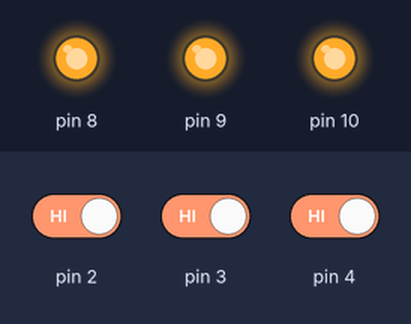
A sketch run on a simulated Arduino Uno, built with avr-gcc and run on an emulated ATmega328P. Parts: output pins drawn as LEDs (lit = HIGH). Inputs (shaded band) come from the test bench; at power-on: pin 2 HIGH, pin 3 HIGH, pin 4 HIGH.

Above: at 1.2 s.
1.3 s: pin 2 driven LOW
At 2.4 s:
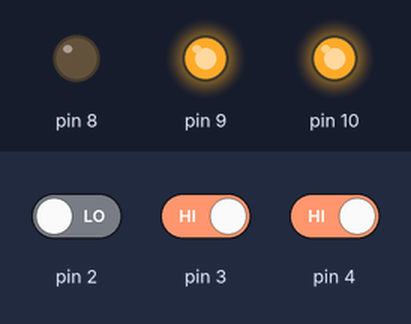
2.8 s: pin 3 driven LOW
At 3.6 s:
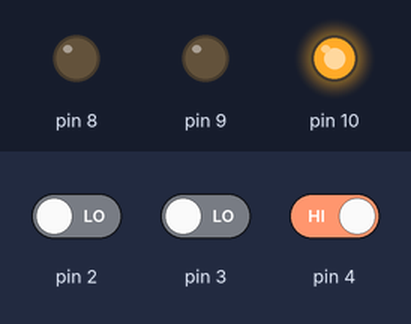
4.3 s: pin 4 driven LOW
At 4.7 s:
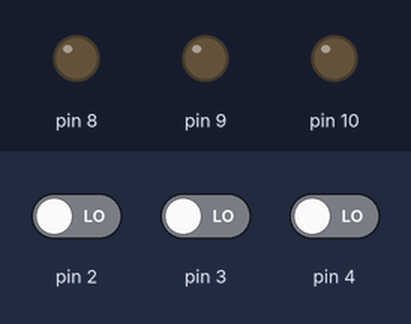
5.8 s: pin 2 driven HIGH
At 7.0 s:
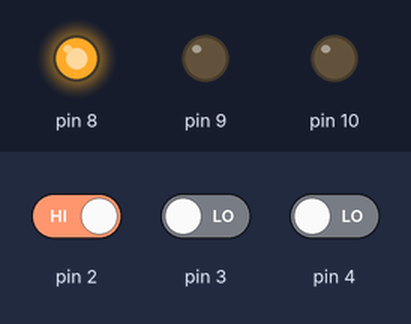
7.3 s: pin 3 driven HIGH
At 8.2 s:
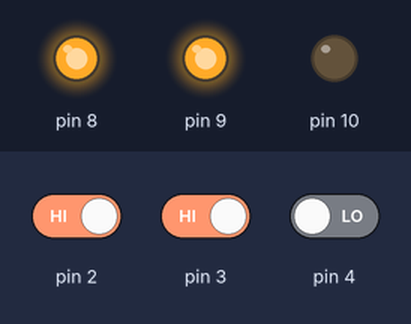
8.8 s: pin 2 driven LOW
At 9.3 s:
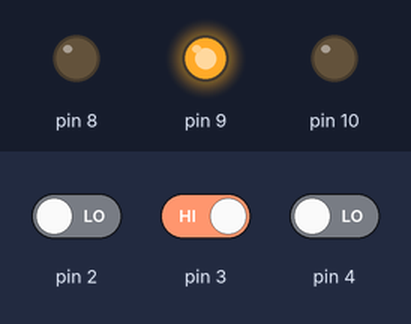
Timing chart, 0 to 11.3 s (numbered marks = the images above; inputs shaded):
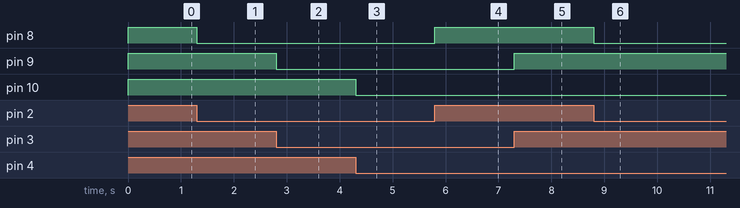

The sketch:

Smart_Street_Light.ino
```cpp
void setup()
{
pinMode(2,INPUT);
pinMode(3,INPUT);
pinMode(4,INPUT);
pinMode(8,OUTPUT);
pinMode(9,OUTPUT);
pinMode(10,OUTPUT);
// IR Sensor 1
// IR Sensor 2
// IR Sensor 3
// LED 1
// LED 2
// LED 3
}
void loop()
{
if (digitalRead(2)==0&&digitalRead(3)==0&&digitalRead(4)==0)
{
digitalWrite(8,LOW);
digitalWrite(9,LOW);
digitalWrite(10,LOW);
}
else if(digitalRead(2)==0&& digitalRead(3)==0)
{
digitalWrite(8,LOW);
digitalWrite(9,LOW);
digitalWrite(10,HIGH);
}
  else if(digitalRead(3)==0&& digitalRead(4)==0)
{
digitalWrite(8,HIGH);
digitalWrite(9,LOW);
digitalWrite(10,LOW);
}
else if (digitalRead(2)==0&&digitalRead(4)==0)
{
digitalWrite(8,LOW);
digitalWrite(9,HIGH);
digitalWrite(10,LOW);
}
 else if(digitalRead(2)==0)
{
digitalWrite(8,LOW);
digitalWrite(9,HIGH);
digitalWrite(10,HIGH);
}
 else if (digitalRead(3)==0)
{
digitalWrite(8,HIGH);
digitalWrite(9,LOW);
digitalWrite(10,HIGH);
}
else if (digitalRead(4)==0)
{
digitalWrite(8,HIGH);
digitalWrite(9,HIGH);
digitalWrite(10,LOW);
}
else
{
digitalWrite(8,HIGH);
digitalWrite(9,HIGH);
digitalWrite(10,HIGH);
}
}
```

Measured:
- after the input at 1.3 s, pin 8: HIGH → LOW at once
- after the input at 2.8 s, pin 9: HIGH → LOW at once
- after the input at 4.3 s, pin 10: HIGH → LOW at once
- after the input at 5.8 s, pin 8: LOW → HIGH at once
- after the input at 7.3 s, pin 9: LOW → HIGH at once
- after the input at 8.8 s, pin 8: HIGH → LOW at once
